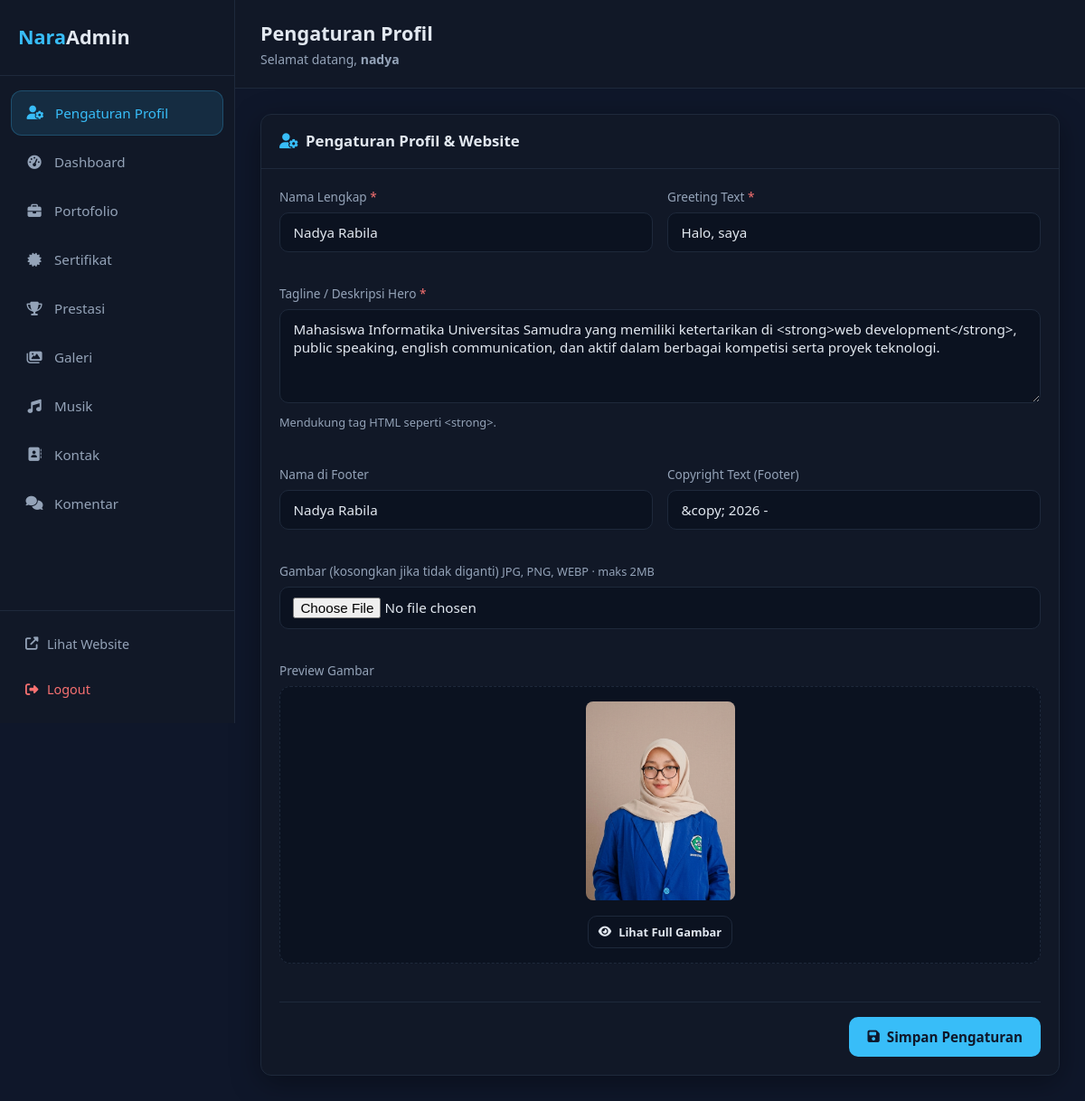
Page /admin/profile-settings/index.php (signed in) on the committed database.
### tables this page shows
CREATE TABLE `site_settings` (
  `id` int(10) UNSIGNED NOT NULL,
  `full_name` varchar(255) NOT NULL,
  `greeting` varchar(255) NOT NULL,
  `tagline` text NOT NULL,
  `profile_image` varchar(500) NOT NULL DEFAULT '',
  `footer_name` varchar(255) NOT NULL,
  `footer_text` varchar(255) NOT NULL DEFAULT ''
);

### includes/settings.php (called while the page is built, shortened)
<?php
function getSiteSettings(): array
{
    $pdo = getDBConnection();
    $stmt = $pdo->query('SELECT * FROM site_settings LIMIT 1');
    $settings = $stmt->fetch();
    return $settings;
}

### includes/functions.php (called while the page is built, shortened)
<?php
function e(?string $value): string
{
    return htmlspecialchars((string) $value, ENT_QUOTES, 'UTF-8');
}

### admin/profile-settings/index.php (the view, shortened to what this page needs)
<?php
$settings = getSiteSettings();
require dirname(__DIR__) . '/partials/layout-start.php';
?>
<div class="panel-card">
    <div class="panel-header">
        <h2><i class="fas fa-user-cog"></i> Pengaturan Profil & Website</h2>
    </div>
    <div class="panel-body">
        <form method="post" enctype="multipart/form-data" class="admin-form">
            <div class="form-grid">
                <div class="form-group">
                    <label for="full_name">Nama Lengkap <span class="required">*</span></label>
                    <input type="text" id="full_name" name="full_name" value="<?= e((string) $settings['full_name']) ?>" required>
                </div>
                <div class="form-group">
                    <label for="greeting">Greeting Text <span class="required">*</span></label>
                    <input type="text" id="greeting" name="greeting" value="<?= e((string) $settings['greeting']) ?>" placeholder="👋 Halo, saya" required>
                </div>
                <div class="form-group form-full">
                    <label for="tagline">Tagline / Deskripsi Hero <span class="required">*</span></label>
                    <textarea id="tagline" name="tagline" rows="4" required><?= e((string) $settings['tagline']) ?></textarea>
                    <span class="hint">Mendukung tag HTML seperti &lt;strong&gt;.</span>
                </div>
                <div class="form-group">
                    <label for="footer_name">Nama di Footer</label>
                    <input type="text" id="footer_name" name="footer_name" value="<?= e((string) $settings['footer_name']) ?>">
                </div>
                <div class="form-group">
                    <label for="footer_text">Copyright Text (Footer)</label>
                    <input type="text" id="footer_text" name="footer_text" value="<?= e((string) $settings['footer_text']) ?>" placeholder="&copy; 2026">
                </div>
                <?php
                require dirname(__DIR__) . '/partials/image-upload-field.php';
                ?>
            </div>
            <div class="form-actions">
                <button type="submit" class="btn btn-primary"><i class="fas fa-save"></i> Simpan Pengaturan</button>
            </div>
        </form>
    </div>
</div>
<?php require dirname(__DIR__) . '/partials/layout-end.php'; ?>

### admin/assets/css/admin.css (style rules this page uses)
:root { --admin-bg: #0f172a; --admin-bg-alt: #0b1220; --admin-card: #111827; --admin-card-hover: #1a2332; --admin-border: #1e293b; --admin-text: #e2e8f0; --admin-muted: #94a3b8; --admin-accent: #38bdf8; --admin-accent-hover: #0ea5e9; --admin-danger: #f87171; --admin-success: #4ade80; --admin-sidebar-w: 260px; --admin-radius: 12px; --admin-shadow: 0 8px 32px rgba(0, 0, 0, 0.35); --admin-font: 'Segoe UI', system-ui, -apple-system, sans-serif; }
*, *::before, *::after { box-sizing: border-box; margin: 0; padding: 0; }
html { font-size: 16px; }
body.admin-body { font-family: var(--admin-font); background: var(--admin-bg); color: var(--admin-text); line-height: 1.6; min-height: 100vh; }
.panel-card { background: var(--admin-card); border: 1px solid var(--admin-border); border-radius: var(--admin-radius); margin-bottom: 1.25rem; box-shadow: var(--admin-shadow); overflow: hidden; }
.panel-header { padding: 1rem 1.25rem; border-bottom: 1px solid var(--admin-border); }
.panel-header h2 { font-size: 1.05rem; font-weight: 600; display: flex; align-items: center; gap: 0.5rem; }
.panel-header h2 i { color: var(--admin-accent); }
.panel-body { padding: 1.25rem; color: var(--admin-muted); }
.form-group { margin-bottom: 1.15rem; }
.form-group label { display: block; font-size: 0.85rem; color: var(--admin-muted); margin-bottom: 0.4rem; }
.btn { display: inline-flex; align-items: center; justify-content: center; gap: 0.5rem; padding: 0.75rem 1.25rem; border: none; border-radius: 10px; font-size: 0.95rem; font-weight: 600; font-family: inherit; cursor: pointer; transition: background 0.2s, transform 0.15s; }
.btn-primary { background: var(--admin-accent); color: #0f172a; }
.admin-form .form-grid { display: grid; grid-template-columns: 1fr 1fr; gap: 1rem; }
.form-full { grid-column: 1 / -1; }
.admin-form label { display: block; font-size: 0.85rem; color: var(--admin-muted); margin-bottom: 0.4rem; }
.admin-form input[type="text"], .admin-form input[type="url"], .admin-form input[type="file"], .admin-form textarea { width: 100%; padding: 0.7rem 0.9rem; background: var(--admin-bg-alt); border: 1px solid var(--admin-border); border-radius: 10px; color: var(--admin-text); font-family: inherit; font-size: 0.95rem; }
.admin-form textarea { resize: vertical; min-height: 100px; }
.required { color: var(--admin-danger); }
.hint { font-weight: 400; color: var(--admin-muted); font-size: 0.8rem; }
.form-actions { display: flex; gap: 0.75rem; justify-content: flex-end; margin-top: 1.5rem; padding-top: 1rem; border-top: 1px solid var(--admin-border); }

### rows in the picture
site_settings: full_name "Nadya Rabila", greeting "Halo, saya", tagline "Mahasiswa Informatika Universitas Samudra yang memiliki ketertarikan di <strong>web development</strong>, public speaking, english communication, dan aktif dalam berbagai kompetisi serta proyek teknologi.", footer_name "Nadya Rabila", footer_text "&copy; 2026 -"

### other values in the picture
$menuItem['label'] "Pengaturan Profil"
$menuItem['label'] "Dashboard"
$menuItem['label'] "Portofolio"
$menuItem['label'] "Sertifikat"
$menuItem['label'] "Prestasi"
$menuItem['label'] "Galeri"
$menuItem['label'] "Musik"
$menuItem['label'] "Kontak"
$menuItem['label'] "Komentar"
$pageTitle "Pengaturan Profil"
currentAdminUsername() "nadya"
